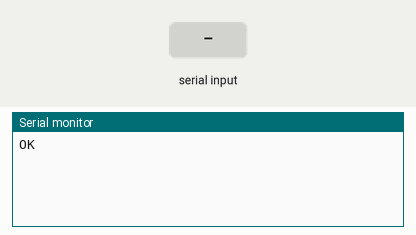
The sketch below on a simulated Arduino Mega 2560, built with avr-gcc and run on an emulated ATmega2560. Parts: the last lines printed to the serial monitor. The test bench sets the inputs (shaded band). The modem accepts every AT command (registered, SIM ready, sends succeed) and sends nothing else.

Above: at 5.2 s.
5.3 s: "1" received over the second serial link
At 6.5 s:
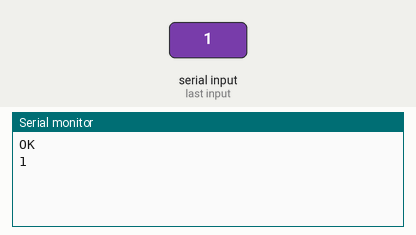
6.8 s: "0" received over the second serial link
At 7.8 s:
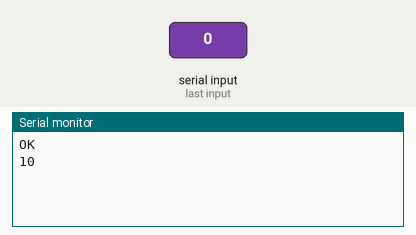

The sketch:

CONFIGURACION_WIFI1__TECLADO_.ino
```cpp
#include <SoftwareSerial.h>

SoftwareSerial WIFI_1(53, 52); // RX | TX

void setup() {

//---------CONFIGURACION PUERTO SERIE--------------------------
   Serial.begin(19200);      //Se inicia la comunicación serial

//----------CONFIGURACION PUERTO SERIE PARA WIFI----------------
   WIFI_1.begin(19200);

//----------CONFIGURA EL MODULO---------------------------------

CONFIGURACION_WIFI_1();

}


void loop() {

WIFI(); //ENVIA A LA TERMINAL DE ARDUINO LO QUE PASO EN LA TERMINAL DEL MODULO WIFI

}
```

CONFIGURACION_WIFI_1.ino
```cpp
void CONFIGURACION_WIFI_1(){

WIFI_1.println("AT+CWMODE=1");   /* 1 = Station mode (client)
                                    2 = AP mode (host)
                                    3 = AP + Station mode (Yes, ESP8266 has a dual mode!)*/
delay(2000);

WIFI_1.print("AT+CWJAP=");  //ESTE COMANDO ES PARA CONECTAR A UN AP
WIFI_1.write(34);           //son las comillas
WIFI_1.print("central_0");  //nombre del Acces Point
WIFI_1.write(34);
WIFI_1.print(",");
WIFI_1.write(34);
WIFI_1.print("shibato35118"); //ACA VA LA CONTRASEÑA
WIFI_1.write(34);
WIFI_1.print("");

delay(2000);
WIFI_1.print("AT+CIPMODE=0");  /*0: normal mode (MODO TRANSPARENTE, LO QUE LLEGA LO MANDA AL PUERTO SERIE)
                                 1: unvarnished transmission mode*/


}
```

WIFI.ino
```cpp
void WIFI (){

String B= "." ;
     if (WIFI_1.available())
         { char c = WIFI_1.read() ;
           Serial.print(c);
         }
     if (Serial.available())
         {  char c = Serial.read();
            WIFI_1.print(c);
         }
   }
```

Measured:
- after the input at 5.3 s, the serial monitor: prints a new line at once (image 1)
- after the input at 6.8 s, the serial monitor: prints a new line at once (image 2)
